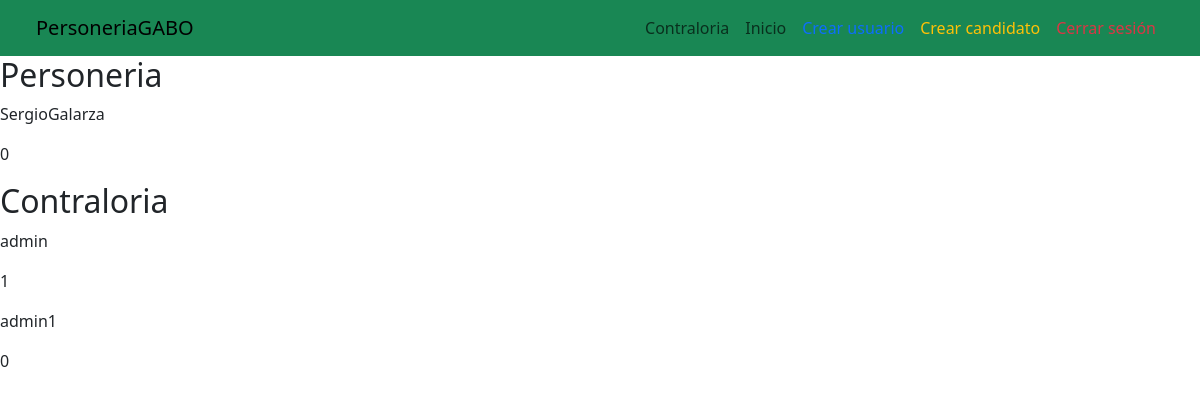
Page /results/ (signed in) on the earlier database version.
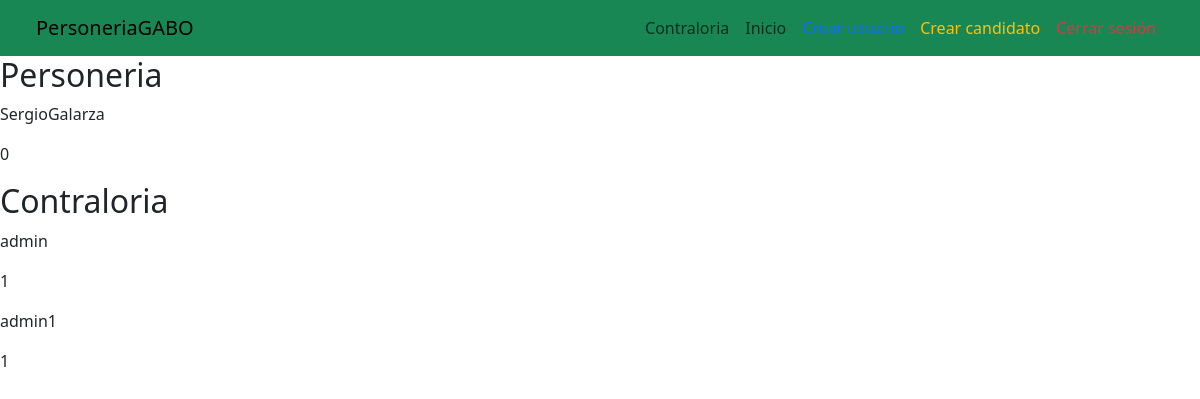
Same page on the later database version.
### Users/models.py (models this page shows)
class Candidates(models.Model):
    user = models.OneToOneField(User, on_delete=models.CASCADE)
    identification_number = models.IntegerField(unique=True)
    grade = models.CharField(max_length=10)
    age = models.IntegerField()
    position = models.CharField(max_length=100)
    gender = models.CharField(max_length=10)
    description = models.TextField()
    photo = models.ImageField(upload_to='candidates_photos/', blank=True, null=True)
    votes = models.IntegerField(default=0)

### Users/views.py (the view)
# urls.py: path('results/',results,name='results')
@login_required(login_url='logIn')
def results(request):
    ombudsmans = Candidates.objects.filter(position='Personería')
    comptrollers = Candidates.objects.filter(position='Contraloría')
    return render(request,'Users/results.html',{
            'ombudsmans' : ombudsmans,
            'comptrollers' : comptrollers,
        })

### templates/users/results.html (shortened to what this page needs)
</html>{% load static %}
<!DOCTYPE html>
<html lang="en">
<head>
    <link href="https://cdn.jsdelivr.net/npm/bootstrap@5.3.6/dist/css/bootstrap.min.css" rel="stylesheet">
    <link rel="stylesheet" href="{% static '/users/stylesMain.css' %}">
</head>
<body>
  <header>
    <nav class="navbar navbar-expand-lg navbar-light nav-color bg-success">
      <div class="container-fluid mx-4">
        <a class="navbar-brand" href="{% url 'home' %}">PersoneriaGABO</a>
        <div class="collapse navbar-collapse justify-content-end" id="navbarNav">
          <ul class="navbar-nav">
            <li class="nav-item">
              <button class="nav-link" id='contraloria'>Contraloria</button>
            </li>
            {% if user.is_superuser %}
            <li class="nav-item">
              <a class="nav-link " href="{% url 'main' %}">Inicio</a>
            </li>
            <li class="nav-item">
              <a class="nav-link text-primary" href="{% url 'signUp' %}">Crear usuario</a>
            </li>
            <li class="nav-item">
              <a class="nav-link text-warning" href="{% url 'create_candidate' %}">Crear candidato</a>
            </li>
            {% endif %}
            <li class="nav-item">
              <a class="nav-link text-danger" href="{% url 'logOut' %}">Cerrar sesión</a>
            </li>
          </ul>
        </div>
      </div>
    </nav>
  </header>
  <main>
    <article>
        <h2>Personeria</h2>
        {%for ombudsman in ombudsmans%}
            <p>{{ombudsman.user.username}}</p>
            <p>{{ombudsman.votes}}</p>
        {% endfor %}
    </article>
    <article>
        <h2>Contraloria</h2>
        {% for comptroller in comptrollers %}
            <p>{{comptroller.user.username}}</p>
            <p>{{comptroller.votes}}</p>
        {% endfor %}
    </article>
  </main>
</body>
</html>

Differences in the rows shown:
changed Candidates "admin1": votes "0" → "1"
